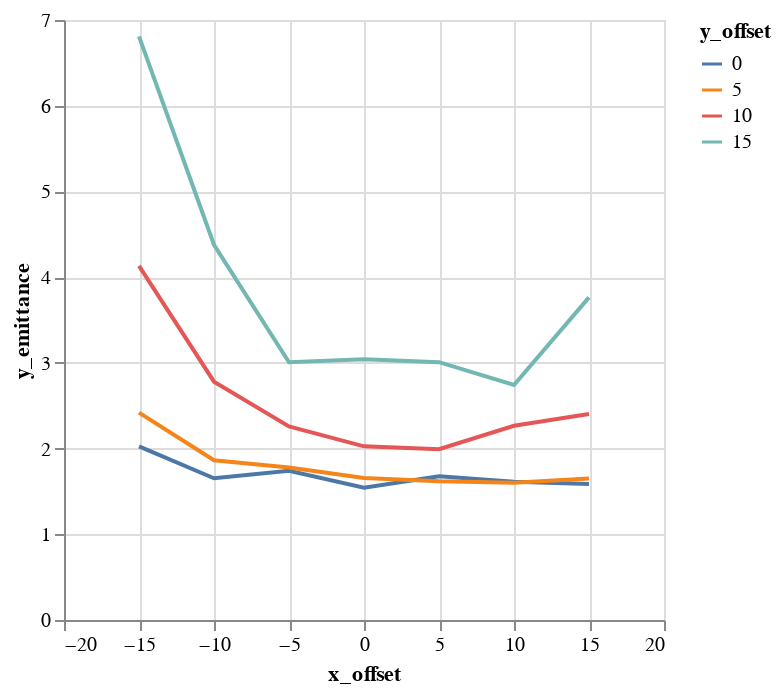

The notebook cell this image was saved under:
### Code cell
alt.Chart(emit_df).mark_line().encode(
    color='y_offset:N',
    x='x_offset',
    y='y_emittance',
)

### Figure 1 — Vega-Lite specification as saved in the notebook (floating-point values rounded to 4 significant figures)
{"$schema": "https://vega.github.io/schema/vega-lite/v1.2.1.json", "data": {"values": [{"losses": 0, "relbeta": 0.002303, "sourceID": 16777222, "sourceName": "x_-15_y_0", "x_emittance": 2.121, "x_emittance_rel": 1.308, "x_norm_emittance": 0.004884, "x_offset": -15, "y_emittance": 2.025, "y_emittance_rel": 1.288, "y_norm_emittance": 0.004664, "y_offset": 0}, {"losses": 0, "relbeta": 0.002303, "sourceID": 16777229, "sourceName": "x_-15_y_5", "x_emittance": 2.764, "x_emittance_rel": 1.735, "x_norm_emittance": 0.006366, "x_offset": -15, "y_emittance": 2.42, "y_emittance_rel": 1.519, "y_norm_emittance": 0.005574, "y_offset": 5}, {"losses": 0, "relbeta": 0.002303, "sourceID": 16777236, "sourceName": "x_-15_y_10", "x_emittance": 4.015, "x_emittance_rel": 2.483, "x_norm_emittance": 0.009247, "x_offset": -15, "y_emittance": 4.131, "y_emittance_rel": 2.587, "y_norm_emittance": 0.009515, "y_offset": 10}, {"losses": 1, "relbeta": 0.002304, "sourceID": 16777243, "sourceName": "x_-15_y_15", "x_emittance": 6.756, "x_emittance_rel": 4.043, "x_norm_emittance": 0.01556, "x_offset": -15, "y_emittance": 6.809, "y_emittance_rel": 4.097, "y_norm_emittance": 0.01569, "y_offset": 15}, {"losses": 0, "relbeta": 0.002303, "sourceID": 16777220, "sourceName": "x_-10_y_0", "x_emittance": 1.669, "x_emittance_rel": 1.048, "x_norm_emittance": 0.003844, "x_offset": -10, "y_emittance": 1.653, "y_emittance_rel": 1.065, "y_norm_emittance": 0.003807, "y_offset": 0}, {"losses": 0, "relbeta": 0.002303, "sourceID": 16777227, "sourceName": "x_-10_y_5", "x_emittance": 1.806, "x_emittance_rel": 1.12, "x_norm_emittance": 0.00416, "x_offset": -10, "y_emittance": 1.863, "y_emittance_rel": 1.179, "y_norm_emittance": 0.004292, "y_offset": 5}, {"losses": 0, "relbeta": 0.002303, "sourceID": 16777234, "sourceName": "x_-10_y_10", "x_emittance": 2.192, "x_emittance_rel": 1.475, "x_norm_emittance": 0.00505, "x_offset": -10, "y_emittance": 2.78, "y_emittance_rel": 1.67, "y_norm_emittance": 0.006404, "y_offset": 10}, {"losses": 0, "relbeta": 0.002304, "sourceID": 16777241, "sourceName": "x_-10_y_15", "x_emittance": 3.343, "x_emittance_rel": 2.306, "x_norm_emittance": 0.0077, "x_offset": -10, "y_emittance": 4.378, "y_emittance_rel": 2.679, "y_norm_emittance": 0.01008, "y_offset": 15}, {"losses": 0, "relbeta": 0.002303, "sourceID": 16777218, "sourceName": "x_-5_y_0", "x_emittance": 1.688, "x_emittance_rel": 1.007, "x_norm_emittance": 0.003887, "x_offset": -5, "y_emittance": 1.74, "y_emittance_rel": 1.013, "y_norm_emittance": 0.004007, "y_offset": 0}, {"losses": 0, "relbeta": 0.002303, "sourceID": 16777225, "sourceName": "x_-5_y_5", "x_emittance": 1.586, "x_emittance_rel": 1.041, "x_norm_emittance": 0.003653, "x_offset": -5, "y_emittance": 1.779, "y_emittance_rel": 1.094, "y_norm_emittance": 0.004097, "y_offset": 5}, {"losses": 0, "relbeta": 0.002303, "sourceID": 16777232, "sourceName": "x_-5_y_10", "x_emittance": 1.708, "x_emittance_rel": 1.13, "x_norm_emittance": 0.003935, "x_offset": -5, "y_emittance": 2.258, "y_emittance_rel": 1.461, "y_norm_emittance": 0.0052, "y_offset": 10}, {"losses": 0, "relbeta": 0.002303, "sourceID": 16777239, "sourceName": "x_-5_y_15", "x_emittance": 2.309, "x_emittance_rel": 1.365, "x_norm_emittance": 0.00532, "x_offset": -5, "y_emittance": 3.007, "y_emittance_rel": 1.998, "y_norm_emittance": 0.006926, "y_offset": 15}, {"losses": 0, "relbeta": 0.002303, "sourceID": 16777216, "sourceName": "x_0_y_0", "x_emittance": 1.542, "x_emittance_rel": 1.001, "x_norm_emittance": 0.003551, "x_offset": 0, "y_emittance": 1.543, "y_emittance_rel": 1.004, "y_norm_emittance": 0.003554, "y_offset": 0}, {"losses": 0, "relbeta": 0.002303, "sourceID": 16777223, "sourceName": "x_0_y_5", "x_emittance": 1.552, "x_emittance_rel": 1.008, "x_norm_emittance": 0.003575, "x_offset": 0, "y_emittance": 1.656, "y_emittance_rel": 1.079, "y_norm_emittance": 0.003813, "y_offset": 5}, {"losses": 0, "relbeta": 0.002303, "sourceID": 16777230, "sourceName": "x_0_y_10", "x_emittance": 1.44, "x_emittance_rel": 1.026, "x_norm_emittance": 0.003315, "x_offset": 0, "y_emittance": 2.026, "y_emittance_rel": 1.373, "y_norm_emittance": 0.004666, "y_offset": 10}, {"losses": 0, "relbeta": 0.002303, "sourceID": 16777237, "sourceName": "x_0_y_15", "x_emittance": 1.945, "x_emittance_rel": 1.1, "x_norm_emittance": 0.00448, "x_offset": 0, "y_emittance": 3.043, "y_emittance_rel": 1.887, "y_norm_emittance": 0.007009, "y_offset": 15}, {"losses": 0, "relbeta": 0.002303, "sourceID": 16777217, "sourceName": "x_5_y_0", "x_emittance": 1.555, "x_emittance_rel": 1.003, "x_norm_emittance": 0.00358, "x_offset": 5, "y_emittance": 1.677, "y_emittance_rel": 1.002, "y_norm_emittance": 0.003862, "y_offset": 0}, {"losses": 0, "relbeta": 0.002303, "sourceID": 16777224, "sourceName": "x_5_y_5", "x_emittance": 1.612, "x_emittance_rel": 1.006, "x_norm_emittance": 0.003712, "x_offset": 5, "y_emittance": 1.618, "y_emittance_rel": 1.098, "y_norm_emittance": 0.003725, "y_offset": 5}, {"losses": 0, "relbeta": 0.002303, "sourceID": 16777231, "sourceName": "x_5_y_10", "x_emittance": 1.487, "x_emittance_rel": 1.016, "x_norm_emittance": 0.003424, "x_offset": 5, "y_emittance": 1.992, "y_emittance_rel": 1.25, "y_norm_emittance": 0.004588, "y_offset": 10}, {"losses": 0, "relbeta": 0.002303, "sourceID": 16777238, "sourceName": "x_5_y_15", "x_emittance": 1.677, "x_emittance_rel": 1.049, "x_norm_emittance": 0.003863, "x_offset": 5, "y_emittance": 3.008, "y_emittance_rel": 1.911, "y_norm_emittance": 0.006928, "y_offset": 15}, {"losses": 0, "relbeta": 0.002303, "sourceID": 16777219, "sourceName": "x_10_y_0", "x_emittance": 1.549, "x_emittance_rel": 1.02, "x_norm_emittance": 0.003567, "x_offset": 10, "y_emittance": 1.613, "y_emittance_rel": 1.009, "y_norm_emittance": 0.003714, "y_offset": 0}, {"losses": 0, "relbeta": 0.002303, "sourceID": 16777226, "sourceName": "x_10_y_5", "x_emittance": 1.476, "x_emittance_rel": 1.02, "x_norm_emittance": 0.003399, "x_offset": 10, "y_emittance": 1.602, "y_emittance_rel": 1.063, "y_norm_emittance": 0.003689, "y_offset": 5}, {"losses": 0, "relbeta": 0.002303, "sourceID": 16777233, "sourceName": "x_10_y_10", "x_emittance": 1.79, "x_emittance_rel": 1.027, "x_norm_emittance": 0.004123, "x_offset": 10, "y_emittance": 2.265, "y_emittance_rel": 1.405, "y_norm_emittance": 0.005217, "y_offset": 10}, {"losses": 0, "relbeta": 0.002303, "sourceID": 16777240, "sourceName": "x_10_y_15", "x_emittance": 1.781, "x_emittance_rel": 1.132, "x_norm_emittance": 0.004103, "x_offset": 10, "y_emittance": 2.742, "y_emittance_rel": 1.814, "y_norm_emittance": 0.006315, "y_offset": 15}, {"losses": 0, "relbeta": 0.002303, "sourceID": 16777221, "sourceName": "x_15_y_0", "x_emittance": 1.606, "x_emittance_rel": 1.071, "x_norm_emittance": 0.003697, "x_offset": 15, "y_emittance": 1.586, "y_emittance_rel": 1.005, "y_norm_emittance": 0.003653, "y_offset": 0}, {"losses": 0, "relbeta": 0.002303, "sourceID": 16777228, "sourceName": "x_15_y_5", "x_emittance": 1.716, "x_emittance_rel": 1.091, "x_norm_emittance": 0.003951, "x_offset": 15, "y_emittance": 1.651, "y_emittance_rel": 1.111, "y_norm_emittance": 0.003802, "y_offset": 5}, {"losses": 0, "relbeta": 0.002303, "sourceID": 16777235, "sourceName": "x_15_y_10", "x_emittance": 1.992, "x_emittance_rel": 1.228, "x_norm_emittance": 0.004588, "x_offset": 15, "y_emittance": 2.402, "y_emittance_rel": 1.487, "y_norm_emittance": 0.005533, "y_offset": 10}, {"losses": 0, "relbeta": 0.002303, "sourceID": 16777242, "sourceName": "x_15_y_15", "x_emittance": 2.432, "x_emittance_rel": 1.605, "x_norm_emittance": 0.005602, "x_offset": 15, "y_emittance": 3.764, "y_emittance_rel": 2.371, "y_norm_emittance": 0.00867, "y_offset": 15}]}, "encoding": {"color": {"field": "y_offset", "type": "nominal"}, "x": {"field": "x_offset", "type": "quantitative"}, "y": {"field": "y_emittance", "type": "quantitative"}}, "mark": "line"}
